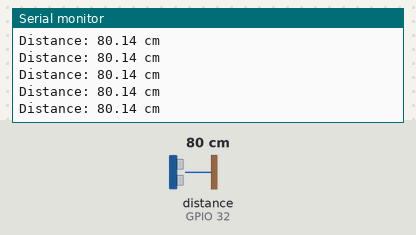
A sketch run on a simulated ESP32. Shown: the last lines printed to the serial monitor. Wiring (inferred from the names in the program): ultrasonic range finder: trigger GPIO 4; echo GPIO 32. The test bench sets the inputs (shaded band); at power-on: distance to the obstacle (sensor on GPIO 32) 80 cm. The echo pulse lasts 58.3 µs per cm.

Above: at 1.5 s.
1.6 s: distance to the obstacle (sensor on GPIO 32) set to 2 cm
At 1.89 s:
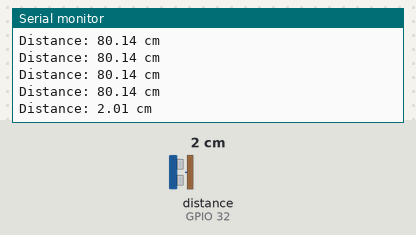
3.1 s: distance to the obstacle (sensor on GPIO 32) set to 4 cm
At 3.1 s:
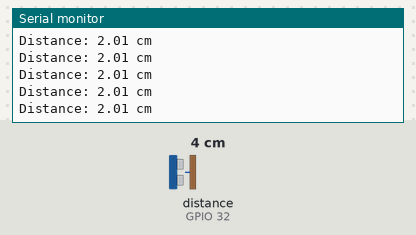
Timing chart, 0 to 6.1 s (numbered marks = the images above; inputs shaded):
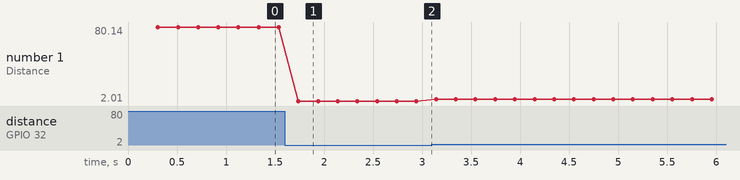

The sketch:

ultrasonic_test.ino
```cpp
/*
  NETRA - Standalone HC-SR04 ultrasonic test

  No library needed - built-in pulseIn().

  Wiring:
    HC-SR04 VCC  -> 5V
    HC-SR04 GND  -> GND
    HC-SR04 TRIG -> ESP32 GPIO4 (direct, no divider needed)
    HC-SR04 ECHO -> voltage divider -> ESP32 GPIO32
      (ECHO ---[220ohm]---+---[220ohm]---[220ohm]--- GND, junction -> GPIO32)
      DO NOT skip the divider - ECHO is a 5V signal and can damage GPIO32
      without it.

  Move your hand in front of the sensor and watch the distance change.
*/

#include "pins.h"

#define TIMEOUT_US 25000

void setup() {
  Serial.begin(115200);
  delay(300);
  pinMode(ULTRASONIC_TRIG_PIN, OUTPUT);
  pinMode(ULTRASONIC_ECHO_PIN, INPUT);
  digitalWrite(ULTRASONIC_TRIG_PIN, LOW);
  Serial.println("[ULTRASONIC TEST] Started.");
}

void loop() {
  digitalWrite(ULTRASONIC_TRIG_PIN, LOW);
  delayMicroseconds(2);
  digitalWrite(ULTRASONIC_TRIG_PIN, HIGH);
  delayMicroseconds(10);
  digitalWrite(ULTRASONIC_TRIG_PIN, LOW);

  unsigned long durationUs = pulseIn(ULTRASONIC_ECHO_PIN, HIGH, TIMEOUT_US);

  if (durationUs == 0) {
    Serial.println("No echo (out of range, or check wiring/power).");
  } else {
    float distanceCm = (durationUs / 2.0) / 29.1;
    Serial.print("Distance: ");
    Serial.print(distanceCm);
    Serial.println(" cm");
  }

  delay(200); // HC-SR04 needs >=60ms between pings; 200ms keeps Serial Monitor readable
}
```

pins.h
```cpp
/*
  NETRA - Vehicle A Pin Assignment (v3: HC-SR04 ultrasonic + L298N motor driver module)
  ESP32 DevKit V1

  Rules followed:
  - Avoid strapping pins for anything critical: GPIO0, GPIO2, GPIO5, GPIO12, GPIO15
  - Avoid input-only pins (GPIO34-39) for outputs
  - Keep UART0 (GPIO1/GPIO3) completely free -> this is the USB link to the laptop
  - GPS gets its own hardware UART (UART1). No radar UART needed -
    HC-SR04 is a simple trigger/echo digital sensor, not a UART device.
*/

#ifndef NETRA_PINS_H
#define NETRA_PINS_H

// ---------- 16x2 Character LCD (I2C backpack, HD44780-compatible) ----------
#define LCD_SDA         21
#define LCD_SCL         22
#define LCD_COLS        16
#define LCD_ROWS        2
#define LCD_I2C_ADDR    0x27   // most common I2C-backpack address; some boards use 0x3F.
                                // Run firmware/i2c_scanner/i2c_scanner.ino if unsure.

// ---------- GPS (NEO-6M) on UART1 ----------
#define GPS_RX_PIN      16
#define GPS_TX_PIN      17
#define GPS_BAUD        9600

// ---------- HC-SR04 Ultrasonic obstacle sensor ----------
#define ULTRASONIC_TRIG_PIN   4    // ESP32 output -> HC-SR04 TRIG (direct, no divider needed)
#define ULTRASONIC_ECHO_PIN   32   // HC-SR04 ECHO -> voltage divider -> ESP32 input (SEE NOTE 2)

// ---------- Buzzer & LEDs ----------
#define BUZZER_PIN      25
#define LED_RED_PIN     26
#define LED_GREEN_PIN   33

// ---------- L298N Motor Driver MODULE (the red board with screw terminals,
// NOT the bare L293D chip - your board already has its own onboard logic,
// so wiring is just 4 direction pins, nothing else from the ESP32 side) ----
#define MOTOR_LEFT_IN1   13   // L298N IN1
#define MOTOR_LEFT_IN2   14   // L298N IN2
#define MOTOR_RIGHT_IN3  18   // L298N IN3
#define MOTOR_RIGHT_IN4  19   // L298N IN4
// ENA and ENB stay on the L298N board's own jumper caps (left ON) - this
// keeps both motors permanently enabled at full speed; the ESP32 does not
// wire to ENA/ENB at all in this MVP. See note 5 below to add PWM speed later.

/*
  WIRING NOTES (read ALL of these before powering anything on):

  1. 16x2 I2C LCD backpack: needs 5V for a readable backlight; its backpack
     handles level-shifting so SDA/SCL are safe straight to GPIO21/GPIO22.
     If you see a blank row of black boxes, turn the small blue potentiometer
     on the back of the backpack (that's contrast, not a wiring fault).

  2. HC-SR04 voltage divider (IMPORTANT - skipping this can damage your
     ESP32's GPIO32 pin):
       HC-SR04 ECHO pin outputs a 5V pulse. ESP32 GPIOs are only 3.3V
       tolerant. Build this simple divider using THREE of your 220-ohm
       resistors (no need to buy 1k/2k - this ratio does the same job):

         HC-SR04 ECHO ---[220 ohm]---+---[220 ohm]---[220 ohm]--- GND
                                      |
                                      +--- ESP32 GPIO32 (ULTRASONIC_ECHO_PIN)

       One 220-ohm resistor between ECHO and the junction node, then TWO
       220-ohm resistors in series (440 ohm total) from that node to GND.
       This divides 5V down to ~3.3V (5V x 440/660 = 3.33V) - safe for the
       ESP32 input.
       HC-SR04 TRIG: wire directly from ESP32 GPIO4, no divider needed (it's
       an ESP32 OUTPUT going INTO the sensor; HC-SR04 reliably reads a 3.3V
       pulse as logic HIGH).
       HC-SR04 VCC -> 5V, GND -> GND (shared ground with everything else).

  3. POWER DOMAINS - the #1 rule for "no brownout, no damage":
       - ESP32 + LCD + GPS + HC-SR04 + buzzer + LEDs ALL run off the ESP32's
         own 5V/3.3V rails, powered via the USB cable (laptop or a power
         bank). This is a completely separate, clean power domain.
       - The two DC motors run on the SEPARATE motor battery pack (your two
         18650 cells), wired to the L298N module's own "+12V"/motor-power
         screw terminal - NOT through the ESP32 at all.
       - L298N IN1-IN4 are simple 3.3V-logic-compatible control inputs on
         the module - wire them straight to the 4 ESP32 GPIOs above. No
         extra logic-supply pin to wire (that's only a concern with the
         bare L293D chip, not this L298N module).
       - ALL grounds (ESP32 GND, L298N GND, motor battery GND) MUST be tied
         together on the breadboard's ground rail. Skipping this "common
         ground" is the single most common reason a two-power-supply robot
         behaves randomly or not at all.
       - NEVER wire the motor battery's raw voltage into the ESP32's 5V/VIN
         pin. Power the ESP32 only from USB during testing and demo.
       - Leave the L298N's own "+5V output" pin (and its 5V-EN jumper)
         alone / disconnected - don't use it to power the ESP32. Motor
         current spikes would ride straight into it and defeat the whole
         point of separating the power domains.

  4. 100uF electrolytic capacitor: connect it directly across the L298N
     module's motor-power screw terminal (+ and -), as close to the module
     as possible, on the battery side. Mind polarity - the capacitor's
     longer leg (or the side NOT marked with a stripe) is positive, goes to
     the + terminal. This absorbs voltage spikes when the motors start/stop
     so they don't glitch the shared ground / reset the ESP32.

  5. ENA/ENB left on the board's jumpers (full speed always) is a deliberate
     MVP simplification. If you later want variable speed, remove those two
     jumpers and wire ENA/ENB to two more ESP32 GPIOs (e.g. GPIO23, GPIO27)
     driven with ledcWrite() PWM - optional upgrade, not needed for the demo.

  6. Buzzer: active buzzer (built-in oscillator), direct digitalWrite
     HIGH/LOW straight from GPIO25, no transistor needed for this MVP. The
     2N2222/BC547 you bought are NOT required here - keep them as spares;
     they'd matter if you later swap to a passive/louder siren buzzer that
     draws more current than a GPIO can safely source.

  7. LEDs: each through a 220-ohm resistor to GND.
*/

#endif
```

Measured:
- after the input at 1.6 s, the serial monitor: prints a new line after 0.14 s (image 1)
- plotted number 1: 80.14 → 2.01 after the input at 1.6 s, 2.01 → 4.02 after the input at 3.1 s
